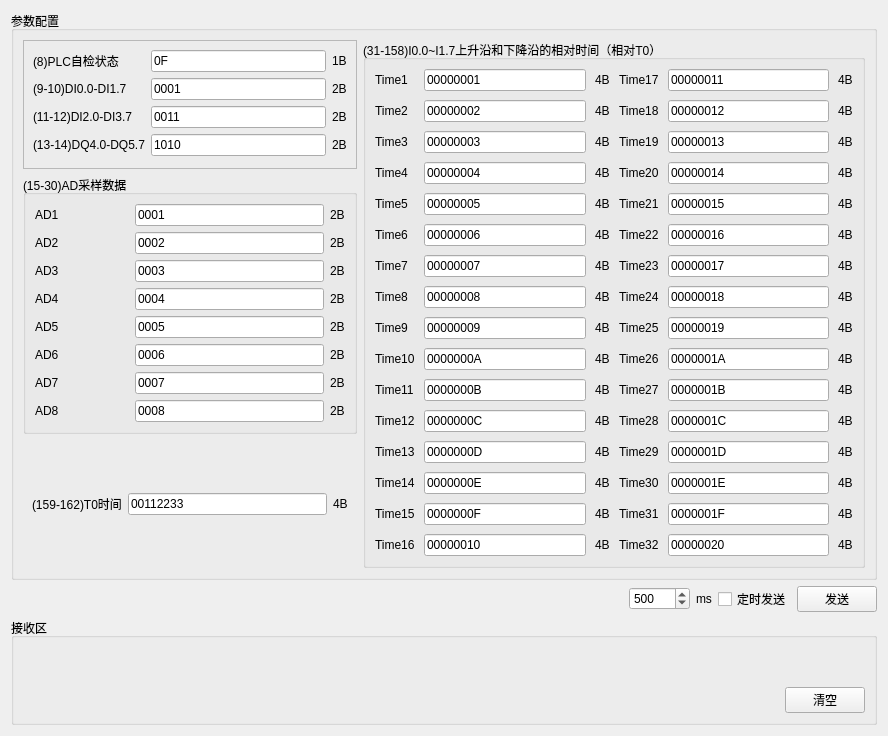
<?xml version="1.0" encoding="UTF-8"?>
<ui version="4.0">
 <class>TTCcombinationForm</class>
 <widget class="QWidget" name="TTCcombinationForm">
  <property name="geometry">
   <rect>
    <x>0</x>
    <y>0</y>
    <width>888</width>
    <height>736</height>
   </rect>
  </property>
  <property name="windowTitle">
   <string>Form</string>
  </property>
  <layout class="QVBoxLayout" name="verticalLayout">
   <item>
    <widget class="QGroupBox" name="groupBox">
     <property name="title">
      <string>参数配置</string>
     </property>
     <layout class="QHBoxLayout" name="horizontalLayout_3" stretch="2,3">
      <item>
       <layout class="QVBoxLayout" name="verticalLayout_2">
        <item>
         <widget class="QFrame" name="frame">
          <property name="frameShape">
           <enum>QFrame::StyledPanel</enum>
          </property>
          <property name="frameShadow">
           <enum>QFrame::Raised</enum>
          </property>
          <layout class="QGridLayout" name="gridLayout">
           <item row="0" column="0">
            <widget class="QLabel" name="label">
             <property name="text">
              <string>(8)PLC自检状态</string>
             </property>
            </widget>
           </item>
           <item row="0" column="1">
            <widget class="QLineEdit" name="lineEditCheckState">
             <property name="text">
              <string>0F</string>
             </property>
            </widget>
           </item>
           <item row="0" column="2">
            <widget class="QLabel" name="label_2">
             <property name="text">
              <string>1B</string>
             </property>
            </widget>
           </item>
           <item row="1" column="0">
            <widget class="QLabel" name="label_3">
             <property name="text">
              <string>(9-10)DI0.0-DI1.7</string>
             </property>
            </widget>
           </item>
           <item row="1" column="1">
            <widget class="QLineEdit" name="lineEditDI01">
             <property name="text">
              <string>0001</string>
             </property>
            </widget>
           </item>
           <item row="1" column="2">
            <widget class="QLabel" name="label_4">
             <property name="text">
              <string>2B</string>
             </property>
            </widget>
           </item>
           <item row="2" column="0">
            <widget class="QLabel" name="label_5">
             <property name="text">
              <string>(11-12)DI2.0-DI3.7</string>
             </property>
            </widget>
           </item>
           <item row="2" column="1">
            <widget class="QLineEdit" name="lineEditDI23">
             <property name="text">
              <string>0011</string>
             </property>
            </widget>
           </item>
           <item row="2" column="2">
            <widget class="QLabel" name="label_6">
             <property name="text">
              <string>2B</string>
             </property>
            </widget>
           </item>
           <item row="3" column="0">
            <widget class="QLabel" name="label_7">
             <property name="text">
              <string>(13-14)DQ4.0-DQ5.7</string>
             </property>
            </widget>
           </item>
           <item row="3" column="1">
            <widget class="QLineEdit" name="lineEditDQ45">
             <property name="text">
              <string>1010</string>
             </property>
            </widget>
           </item>
           <item row="3" column="2">
            <widget class="QLabel" name="label_8">
             <property name="text">
              <string>2B</string>
             </property>
            </widget>
           </item>
          </layout>
         </widget>
        </item>
        <item>
         <widget class="QGroupBox" name="groupBox_2">
          <property name="title">
           <string>(15-30)AD采样数据</string>
          </property>
          <layout class="QGridLayout" name="gridLayout_2" columnstretch="1,2,0" columnminimumwidth="0,0,0">
           <item row="0" column="0">
            <widget class="QLabel" name="label_10">
             <property name="text">
              <string>AD1</string>
             </property>
            </widget>
           </item>
           <item row="0" column="1">
            <widget class="QLineEdit" name="lineEditAD1">
             <property name="text">
              <string>0001</string>
             </property>
            </widget>
           </item>
           <item row="0" column="2">
            <widget class="QLabel" name="label_9">
             <property name="text">
              <string>2B</string>
             </property>
            </widget>
           </item>
           <item row="1" column="0">
            <widget class="QLabel" name="label_11">
             <property name="text">
              <string>AD2</string>
             </property>
            </widget>
           </item>
           <item row="1" column="1">
            <widget class="QLineEdit" name="lineEditAD2">
             <property name="text">
              <string>0002</string>
             </property>
            </widget>
           </item>
           <item row="1" column="2">
            <widget class="QLabel" name="label_12">
             <property name="text">
              <string>2B</string>
             </property>
            </widget>
           </item>
           <item row="2" column="0">
            <widget class="QLabel" name="label_13">
             <property name="text">
              <string>AD3</string>
             </property>
            </widget>
           </item>
           <item row="2" column="1">
            <widget class="QLineEdit" name="lineEditAD3">
             <property name="text">
              <string>0003</string>
             </property>
            </widget>
           </item>
           <item row="2" column="2">
            <widget class="QLabel" name="label_14">
             <property name="text">
              <string>2B</string>
             </property>
            </widget>
           </item>
           <item row="3" column="0">
            <widget class="QLabel" name="label_15">
             <property name="text">
              <string>AD4</string>
             </property>
            </widget>
           </item>
           <item row="3" column="1">
            <widget class="QLineEdit" name="lineEditAD4">
             <property name="text">
              <string>0004</string>
             </property>
            </widget>
           </item>
           <item row="3" column="2">
            <widget class="QLabel" name="label_16">
             <property name="text">
              <string>2B</string>
             </property>
            </widget>
           </item>
           <item row="4" column="0">
            <widget class="QLabel" name="label_17">
             <property name="text">
              <string>AD5</string>
             </property>
            </widget>
           </item>
           <item row="4" column="1">
            <widget class="QLineEdit" name="lineEditAD5">
             <property name="text">
              <string>0005</string>
             </property>
            </widget>
           </item>
           <item row="4" column="2">
            <widget class="QLabel" name="label_18">
             <property name="text">
              <string>2B</string>
             </property>
            </widget>
           </item>
           <item row="5" column="0">
            <widget class="QLabel" name="label_19">
             <property name="text">
              <string>AD6</string>
             </property>
            </widget>
           </item>
           <item row="5" column="1">
            <widget class="QLineEdit" name="lineEditAD6">
             <property name="text">
              <string>0006</string>
             </property>
            </widget>
           </item>
           <item row="5" column="2">
            <widget class="QLabel" name="label_20">
             <property name="text">
              <string>2B</string>
             </property>
            </widget>
           </item>
           <item row="6" column="0">
            <widget class="QLabel" name="label_21">
             <property name="text">
              <string>AD7</string>
             </property>
            </widget>
           </item>
           <item row="6" column="1">
            <widget class="QLineEdit" name="lineEditAD7">
             <property name="text">
              <string>0007</string>
             </property>
            </widget>
           </item>
           <item row="6" column="2">
            <widget class="QLabel" name="label_22">
             <property name="text">
              <string>2B</string>
             </property>
            </widget>
           </item>
           <item row="7" column="0">
            <widget class="QLabel" name="label_23">
             <property name="text">
              <string>AD8</string>
             </property>
            </widget>
           </item>
           <item row="7" column="1">
            <widget class="QLineEdit" name="lineEditAD8">
             <property name="text">
              <string>0008</string>
             </property>
            </widget>
           </item>
           <item row="7" column="2">
            <widget class="QLabel" name="label_24">
             <property name="text">
              <string>2B</string>
             </property>
            </widget>
           </item>
          </layout>
         </widget>
        </item>
        <item>
         <layout class="QHBoxLayout" name="horizontalLayout_2">
          <property name="spacing">
           <number>6</number>
          </property>
          <property name="leftMargin">
           <number>9</number>
          </property>
          <property name="topMargin">
           <number>9</number>
          </property>
          <property name="rightMargin">
           <number>9</number>
          </property>
          <property name="bottomMargin">
           <number>9</number>
          </property>
          <item>
           <widget class="QLabel" name="label_25">
            <property name="text">
             <string>(159-162)T0时间</string>
            </property>
           </widget>
          </item>
          <item>
           <widget class="QLineEdit" name="lineEditT0Time">
            <property name="text">
             <string>00112233</string>
            </property>
           </widget>
          </item>
          <item>
           <widget class="QLabel" name="label_26">
            <property name="text">
             <string>4B</string>
            </property>
           </widget>
          </item>
         </layout>
        </item>
       </layout>
      </item>
      <item>
       <widget class="QGroupBox" name="groupBox_3">
        <property name="title">
         <string>(31-158)I0.0~I1.7上升沿和下降沿的相对时间（相对T0）</string>
        </property>
        <layout class="QHBoxLayout" name="horizontalLayout_4">
         <property name="spacing">
          <number>9</number>
         </property>
         <item>
          <layout class="QGridLayout" name="gridLayout_3">
           <item row="0" column="0">
            <widget class="QLabel" name="label_27">
             <property name="text">
              <string>Time1</string>
             </property>
            </widget>
           </item>
           <item row="0" column="1">
            <widget class="QLineEdit" name="lineEditTime1">
             <property name="text">
              <string>00000001</string>
             </property>
            </widget>
           </item>
           <item row="0" column="2">
            <widget class="QLabel" name="label_28">
             <property name="text">
              <string>4B</string>
             </property>
            </widget>
           </item>
           <item row="1" column="0">
            <widget class="QLabel" name="label_29">
             <property name="text">
              <string>Time2</string>
             </property>
            </widget>
           </item>
           <item row="1" column="1">
            <widget class="QLineEdit" name="lineEditTime2">
             <property name="text">
              <string>00000002</string>
             </property>
            </widget>
           </item>
           <item row="1" column="2">
            <widget class="QLabel" name="label_30">
             <property name="text">
              <string>4B</string>
             </property>
            </widget>
           </item>
           <item row="2" column="0">
            <widget class="QLabel" name="label_31">
             <property name="text">
              <string>Time3</string>
             </property>
            </widget>
           </item>
           <item row="2" column="1">
            <widget class="QLineEdit" name="lineEditTime3">
             <property name="text">
              <string>00000003</string>
             </property>
            </widget>
           </item>
           <item row="2" column="2">
            <widget class="QLabel" name="label_32">
             <property name="text">
              <string>4B</string>
             </property>
            </widget>
           </item>
           <item row="3" column="0">
            <widget class="QLabel" name="label_33">
             <property name="text">
              <string>Time4</string>
             </property>
            </widget>
           </item>
           <item row="3" column="1">
            <widget class="QLineEdit" name="lineEditTime4">
             <property name="text">
              <string>00000004</string>
             </property>
            </widget>
           </item>
           <item row="3" column="2">
            <widget class="QLabel" name="label_34">
             <property name="text">
              <string>4B</string>
             </property>
            </widget>
           </item>
           <item row="4" column="0">
            <widget class="QLabel" name="label_35">
             <property name="text">
              <string>Time5</string>
             </property>
            </widget>
           </item>
           <item row="4" column="1">
            <widget class="QLineEdit" name="lineEditTime5">
             <property name="text">
              <string>00000005</string>
             </property>
            </widget>
           </item>
           <item row="4" column="2">
            <widget class="QLabel" name="label_36">
             <property name="text">
              <string>4B</string>
             </property>
            </widget>
           </item>
           <item row="5" column="0">
            <widget class="QLabel" name="label_37">
             <property name="text">
              <string>Time6</string>
             </property>
            </widget>
           </item>
           <item row="5" column="1">
            <widget class="QLineEdit" name="lineEditTime6">
             <property name="text">
              <string>00000006</string>
             </property>
            </widget>
           </item>
           <item row="5" column="2">
            <widget class="QLabel" name="label_38">
             <property name="text">
              <string>4B</string>
             </property>
            </widget>
           </item>
           <item row="6" column="0">
            <widget class="QLabel" name="label_39">
             <property name="text">
              <string>Time7</string>
             </property>
            </widget>
           </item>
           <item row="6" column="1">
            <widget class="QLineEdit" name="lineEditTime7">
             <property name="text">
              <string>00000007</string>
             </property>
            </widget>
           </item>
           <item row="6" column="2">
            <widget class="QLabel" name="label_40">
             <property name="text">
              <string>4B</string>
             </property>
            </widget>
           </item>
           <item row="7" column="0">
            <widget class="QLabel" name="label_41">
             <property name="text">
              <string>Time8</string>
             </property>
            </widget>
           </item>
           <item row="7" column="1">
            <widget class="QLineEdit" name="lineEditTime8">
             <property name="text">
              <string>00000008</string>
             </property>
            </widget>
           </item>
           <item row="7" column="2">
            <widget class="QLabel" name="label_42">
             <property name="text">
              <string>4B</string>
             </property>
            </widget>
           </item>
           <item row="8" column="0">
            <widget class="QLabel" name="label_48">
             <property name="text">
              <string>Time9</string>
             </property>
            </widget>
           </item>
           <item row="8" column="1">
            <widget class="QLineEdit" name="lineEditTime9">
             <property name="text">
              <string>00000009</string>
             </property>
            </widget>
           </item>
           <item row="8" column="2">
            <widget class="QLabel" name="label_55">
             <property name="text">
              <string>4B</string>
             </property>
            </widget>
           </item>
           <item row="9" column="0">
            <widget class="QLabel" name="label_50">
             <property name="text">
              <string>Time10</string>
             </property>
            </widget>
           </item>
           <item row="9" column="1">
            <widget class="QLineEdit" name="lineEditTime10">
             <property name="text">
              <string>0000000A</string>
             </property>
            </widget>
           </item>
           <item row="9" column="2">
            <widget class="QLabel" name="label_58">
             <property name="text">
              <string>4B</string>
             </property>
            </widget>
           </item>
           <item row="10" column="0">
            <widget class="QLabel" name="label_46">
             <property name="text">
              <string>Time11</string>
             </property>
            </widget>
           </item>
           <item row="10" column="1">
            <widget class="QLineEdit" name="lineEditTime11">
             <property name="text">
              <string>0000000B</string>
             </property>
            </widget>
           </item>
           <item row="10" column="2">
            <widget class="QLabel" name="label_53">
             <property name="text">
              <string>4B</string>
             </property>
            </widget>
           </item>
           <item row="11" column="0">
            <widget class="QLabel" name="label_47">
             <property name="text">
              <string>Time12</string>
             </property>
            </widget>
           </item>
           <item row="11" column="1">
            <widget class="QLineEdit" name="lineEditTime12">
             <property name="text">
              <string>0000000C</string>
             </property>
            </widget>
           </item>
           <item row="11" column="2">
            <widget class="QLabel" name="label_57">
             <property name="text">
              <string>4B</string>
             </property>
            </widget>
           </item>
           <item row="12" column="0">
            <widget class="QLabel" name="label_44">
             <property name="text">
              <string>Time13</string>
             </property>
            </widget>
           </item>
           <item row="12" column="1">
            <widget class="QLineEdit" name="lineEditTime13">
             <property name="text">
              <string>0000000D</string>
             </property>
            </widget>
           </item>
           <item row="12" column="2">
            <widget class="QLabel" name="label_56">
             <property name="text">
              <string>4B</string>
             </property>
            </widget>
           </item>
           <item row="13" column="0">
            <widget class="QLabel" name="label_45">
             <property name="text">
              <string>Time14</string>
             </property>
            </widget>
           </item>
           <item row="13" column="1">
            <widget class="QLineEdit" name="lineEditTime14">
             <property name="text">
              <string>0000000E</string>
             </property>
            </widget>
           </item>
           <item row="13" column="2">
            <widget class="QLabel" name="label_51">
             <property name="text">
              <string>4B</string>
             </property>
            </widget>
           </item>
           <item row="14" column="0">
            <widget class="QLabel" name="label_54">
             <property name="text">
              <string>Time15</string>
             </property>
            </widget>
           </item>
           <item row="14" column="1">
            <widget class="QLineEdit" name="lineEditTime15">
             <property name="text">
              <string>0000000F</string>
             </property>
            </widget>
           </item>
           <item row="14" column="2">
            <widget class="QLabel" name="label_52">
             <property name="text">
              <string>4B</string>
             </property>
            </widget>
           </item>
           <item row="15" column="0">
            <widget class="QLabel" name="label_43">
             <property name="text">
              <string>Time16</string>
             </property>
            </widget>
           </item>
           <item row="15" column="1">
            <widget class="QLineEdit" name="lineEditTime16">
             <property name="text">
              <string>00000010</string>
             </property>
            </widget>
           </item>
           <item row="15" column="2">
            <widget class="QLabel" name="label_49">
             <property name="text">
              <string>4B</string>
             </property>
            </widget>
           </item>
          </layout>
         </item>
         <item>
          <layout class="QGridLayout" name="gridLayout_4">
           <item row="0" column="0">
            <widget class="QLabel" name="label_64">
             <property name="text">
              <string>Time17</string>
             </property>
            </widget>
           </item>
           <item row="0" column="1">
            <widget class="QLineEdit" name="lineEditTime17">
             <property name="text">
              <string>00000011</string>
             </property>
            </widget>
           </item>
           <item row="0" column="2">
            <widget class="QLabel" name="label_71">
             <property name="text">
              <string>4B</string>
             </property>
            </widget>
           </item>
           <item row="1" column="0">
            <widget class="QLabel" name="label_66">
             <property name="text">
              <string>Time18</string>
             </property>
            </widget>
           </item>
           <item row="1" column="1">
            <widget class="QLineEdit" name="lineEditTime18">
             <property name="text">
              <string>00000012</string>
             </property>
            </widget>
           </item>
           <item row="1" column="2">
            <widget class="QLabel" name="label_74">
             <property name="text">
              <string>4B</string>
             </property>
            </widget>
           </item>
           <item row="2" column="0">
            <widget class="QLabel" name="label_62">
             <property name="text">
              <string>Time19</string>
             </property>
            </widget>
           </item>
           <item row="2" column="1">
            <widget class="QLineEdit" name="lineEditTime19">
             <property name="text">
              <string>00000013</string>
             </property>
            </widget>
           </item>
           <item row="2" column="2">
            <widget class="QLabel" name="label_69">
             <property name="text">
              <string>4B</string>
             </property>
            </widget>
           </item>
           <item row="3" column="0">
            <widget class="QLabel" name="label_63">
             <property name="text">
              <string>Time20</string>
             </property>
            </widget>
           </item>
           <item row="3" column="1">
            <widget class="QLineEdit" name="lineEditTime20">
             <property name="text">
              <string>00000014</string>
             </property>
            </widget>
           </item>
           <item row="3" column="2">
            <widget class="QLabel" name="label_73">
             <property name="text">
              <string>4B</string>
             </property>
            </widget>
           </item>
           <item row="4" column="0">
            <widget class="QLabel" name="label_60">
             <property name="text">
              <string>Time21</string>
             </property>
            </widget>
           </item>
           <item row="4" column="1">
            <widget class="QLineEdit" name="lineEditTime21">
             <property name="text">
              <string>00000015</string>
             </property>
            </widget>
           </item>
           <item row="4" column="2">
            <widget class="QLabel" name="label_72">
             <property name="text">
              <string>4B</string>
             </property>
            </widget>
           </item>
           <item row="5" column="0">
            <widget class="QLabel" name="label_61">
             <property name="text">
              <string>Time22</string>
             </property>
            </widget>
           </item>
           <item row="5" column="1">
            <widget class="QLineEdit" name="lineEditTime22">
             <property name="text">
              <string>00000016</string>
             </property>
            </widget>
           </item>
           <item row="5" column="2">
            <widget class="QLabel" name="label_67">
             <property name="text">
              <string>4B</string>
             </property>
            </widget>
           </item>
           <item row="6" column="0">
            <widget class="QLabel" name="label_70">
             <property name="text">
              <string>Time23</string>
             </property>
            </widget>
           </item>
           <item row="6" column="1">
            <widget class="QLineEdit" name="lineEditTime23">
             <property name="text">
              <string>00000017</string>
             </property>
            </widget>
           </item>
           <item row="6" column="2">
            <widget class="QLabel" name="label_68">
             <property name="text">
              <string>4B</string>
             </property>
            </widget>
           </item>
           <item row="7" column="0">
            <widget class="QLabel" name="label_59">
             <property name="text">
              <string>Time24</string>
             </property>
            </widget>
           </item>
           <item row="7" column="1">
            <widget class="QLineEdit" name="lineEditTime24">
             <property name="text">
              <string>00000018</string>
             </property>
            </widget>
           </item>
           <item row="7" column="2">
            <widget class="QLabel" name="label_65">
             <property name="text">
              <string>4B</string>
             </property>
            </widget>
           </item>
           <item row="8" column="0">
            <widget class="QLabel" name="label_80">
             <property name="text">
              <string>Time25</string>
             </property>
            </widget>
           </item>
           <item row="8" column="1">
            <widget class="QLineEdit" name="lineEditTime25">
             <property name="text">
              <string>00000019</string>
             </property>
            </widget>
           </item>
           <item row="8" column="2">
            <widget class="QLabel" name="label_87">
             <property name="text">
              <string>4B</string>
             </property>
            </widget>
           </item>
           <item row="9" column="0">
            <widget class="QLabel" name="label_82">
             <property name="text">
              <string>Time26</string>
             </property>
            </widget>
           </item>
           <item row="9" column="1">
            <widget class="QLineEdit" name="lineEditTime26">
             <property name="text">
              <string>0000001A</string>
             </property>
            </widget>
           </item>
           <item row="9" column="2">
            <widget class="QLabel" name="label_90">
             <property name="text">
              <string>4B</string>
             </property>
            </widget>
           </item>
           <item row="10" column="0">
            <widget class="QLabel" name="label_78">
             <property name="text">
              <string>Time27</string>
             </property>
            </widget>
           </item>
           <item row="10" column="1">
            <widget class="QLineEdit" name="lineEditTime27">
             <property name="text">
              <string>0000001B</string>
             </property>
            </widget>
           </item>
           <item row="10" column="2">
            <widget class="QLabel" name="label_85">
             <property name="text">
              <string>4B</string>
             </property>
            </widget>
           </item>
           <item row="11" column="0">
            <widget class="QLabel" name="label_79">
             <property name="text">
              <string>Time28</string>
             </property>
            </widget>
           </item>
           <item row="11" column="1">
            <widget class="QLineEdit" name="lineEditTime28">
             <property name="text">
              <string>0000001C</string>
             </property>
            </widget>
           </item>
           <item row="11" column="2">
            <widget class="QLabel" name="label_89">
             <property name="text">
              <string>4B</string>
             </property>
            </widget>
           </item>
           <item row="12" column="0">
            <widget class="QLabel" name="label_76">
             <property name="text">
              <string>Time29</string>
             </property>
            </widget>
           </item>
           <item row="12" column="1">
            <widget class="QLineEdit" name="lineEditTime29">
             <property name="text">
              <string>0000001D</string>
             </property>
            </widget>
           </item>
           <item row="12" column="2">
            <widget class="QLabel" name="label_88">
             <property name="text">
              <string>4B</string>
             </property>
            </widget>
           </item>
           <item row="13" column="0">
            <widget class="QLabel" name="label_77">
             <property name="text">
              <string>Time30</string>
             </property>
            </widget>
           </item>
           <item row="13" column="1">
            <widget class="QLineEdit" name="lineEditTime30">
             <property name="text">
              <string>0000001E</string>
             </property>
            </widget>
           </item>
           <item row="13" column="2">
            <widget class="QLabel" name="label_83">
             <property name="text">
              <string>4B</string>
             </property>
            </widget>
           </item>
           <item row="14" column="0">
            <widget class="QLabel" name="label_86">
             <property name="text">
              <string>Time31</string>
             </property>
            </widget>
           </item>
           <item row="14" column="1">
            <widget class="QLineEdit" name="lineEditTime31">
             <property name="text">
              <string>0000001F</string>
             </property>
            </widget>
           </item>
           <item row="14" column="2">
            <widget class="QLabel" name="label_84">
             <property name="text">
              <string>4B</string>
             </property>
            </widget>
           </item>
           <item row="15" column="0">
            <widget class="QLabel" name="label_75">
             <property name="text">
              <string>Time32</string>
             </property>
            </widget>
           </item>
           <item row="15" column="1">
            <widget class="QLineEdit" name="lineEditTime32">
             <property name="text">
              <string>00000020</string>
             </property>
            </widget>
           </item>
           <item row="15" column="2">
            <widget class="QLabel" name="label_81">
             <property name="text">
              <string>4B</string>
             </property>
            </widget>
           </item>
          </layout>
         </item>
        </layout>
       </widget>
      </item>
     </layout>
    </widget>
   </item>
   <item>
    <layout class="QHBoxLayout" name="horizontalLayout">
     <item>
      <spacer name="horizontalSpacer">
       <property name="orientation">
        <enum>Qt::Horizontal</enum>
       </property>
       <property name="sizeHint" stdset="0">
        <size>
         <width>40</width>
         <height>20</height>
        </size>
       </property>
      </spacer>
     </item>
     <item>
      <layout class="QHBoxLayout" name="horizontalLayout_6">
       <item>
        <widget class="QSpinBox" name="spinBox">
         <property name="minimum">
          <number>20</number>
         </property>
         <property name="maximum">
          <number>99999</number>
         </property>
         <property name="value">
          <number>500</number>
         </property>
        </widget>
       </item>
       <item>
        <widget class="QLabel" name="label_91">
         <property name="text">
          <string>ms</string>
         </property>
        </widget>
       </item>
       <item>
        <widget class="QCheckBox" name="checkBox_send">
         <property name="text">
          <string>定时发送</string>
         </property>
        </widget>
       </item>
      </layout>
     </item>
     <item>
      <widget class="QPushButton" name="pBtnSend">
       <property name="text">
        <string>发送</string>
       </property>
      </widget>
     </item>
    </layout>
   </item>
   <item>
    <widget class="QGroupBox" name="groupBox_4">
     <property name="title">
      <string>接收区</string>
     </property>
     <layout class="QVBoxLayout" name="verticalLayout_3" stretch="1,0">
      <item>
       <widget class="QLabel" name="labelRecv">
        <property name="text">
         <string/>
        </property>
       </widget>
      </item>
      <item>
       <layout class="QHBoxLayout" name="horizontalLayout_5">
        <item>
         <spacer name="horizontalSpacer_2">
          <property name="orientation">
           <enum>Qt::Horizontal</enum>
          </property>
          <property name="sizeHint" stdset="0">
           <size>
            <width>40</width>
            <height>20</height>
           </size>
          </property>
         </spacer>
        </item>
        <item>
         <widget class="QPushButton" name="pBtnClear">
          <property name="text">
           <string>清空</string>
          </property>
         </widget>
        </item>
       </layout>
      </item>
     </layout>
    </widget>
   </item>
  </layout>
 </widget>
 <resources/>
 <connections/>
</ui>
